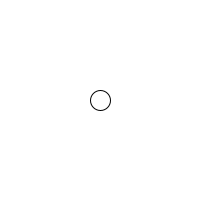
Frame 1 (no input)
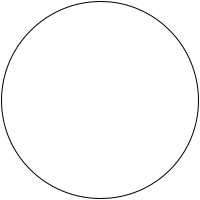
Frame 60 (the mouse pressed at the canvas centre just before this capture)
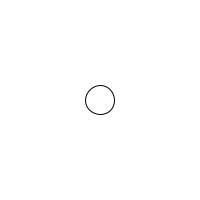
Frame 120 (the mouse held since frame 60 and released just before this capture)

The Processing sketch that drew these frames (run headless with seeded random() and noise(); from frame 60 on, the mouse is pressed at the canvas centre):

// Processing sketch: Aufgabe_3_3_c
// ── Aufgabe_3_3_c.pde
int minSize = 20, size = 20;
int speed = 3;

void setup() {
  size(200, 200);
}

void draw() {
  background(255);
  ellipse(width/2, height/2, size, size);
  size = size + speed;
  println("Current Diameter: " + size);


  if (size < minSize || size > width) {
    speed = -speed;
    println("switched");
  }
}
